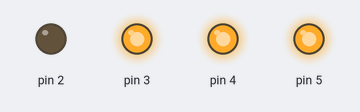
A sketch run on a simulated Arduino Uno, built with avr-gcc and run on an emulated ATmega328P. On the bench: output pins drawn as LEDs (lit = HIGH).

Above: at 0.5 s.
At 2.5 s:
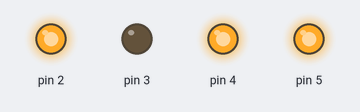
At 4.5 s:
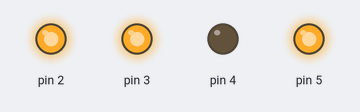
At 6.5 s:
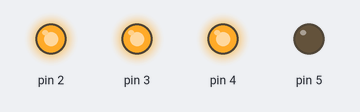
At 9.5 s:
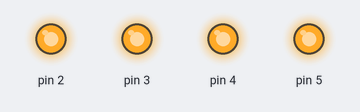
Timing chart, 0 to 10.4 s (numbered marks = the images above):
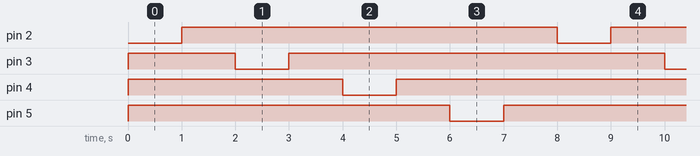

Measured:
- by itself, pin 2–5: alternates HIGH for 7.0 s and LOW for 1.0 s
- by itself, everything shown: repeats every 8.0 s, in 8 steps

The sketch:

relayflip.ino
```cpp
/*
  Relay flip
 */


// the setup function runs once when you press reset or power the board
void setup() {
  for (int i=2; i<=5; i++)
  {
    pinMode(i, OUTPUT);
    digitalWrite(i, HIGH);
  }
}

int index = 0;

// the loop function runs over and over again forever
void loop() {

  int pin = index + 2;
  digitalWrite(pin, LOW);   // turn the LED on (HIGH is the voltage level)
  delay(1000);              // wait for a second
  digitalWrite(pin, HIGH);    // turn the LED off by making the voltage LOW
  delay(1000);              // wait for a second
  index = (index+1)%4;
}
```
